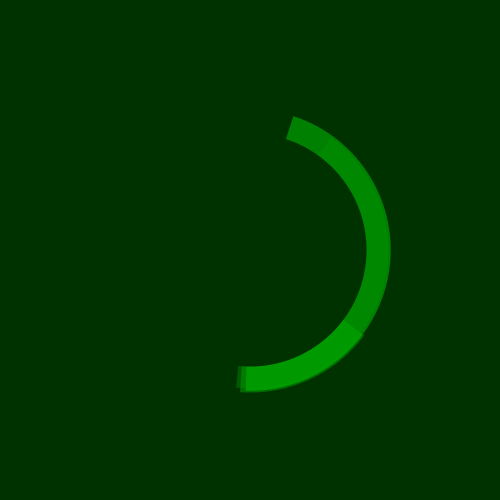
Frame 1 (no input)
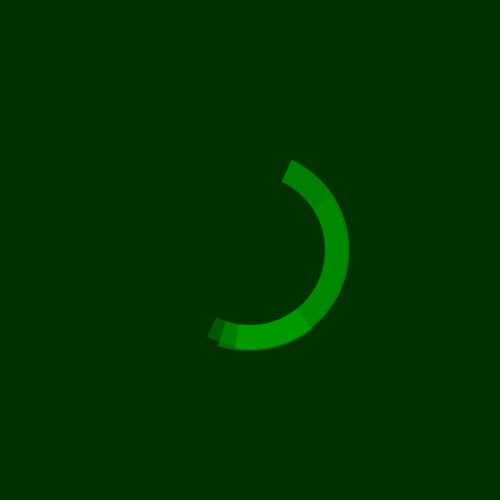
Frame 60 (the mouse pressed at the canvas centre just before this capture)
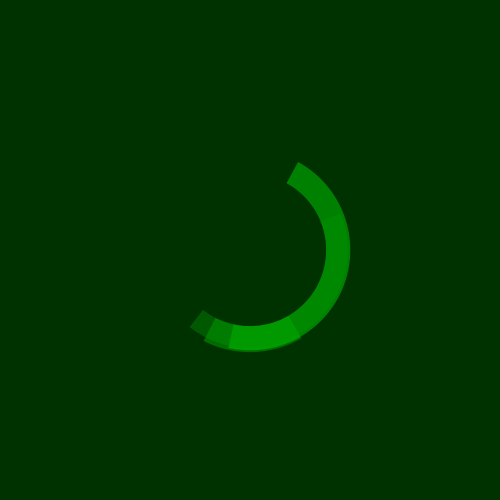
Frame 120 (the mouse held since frame 60 and released just before this capture)

The Processing sketch that drew these frames (run headless with seeded random() and noise(); from frame 60 on, the mouse is pressed at the canvas centre):

// Processing sketch: processing_159003
// ── processing_159003.pde

void setup() {
  background(0);
  size(500, 500);
  frameRate(10000);
}
float a = random(4000.0, 6000.0);
float b = random(4000.0, 6000.0);
float c = random(4000.0, 6000.0);
float a1 = random(-2, 1);
float b1 = random(-2, 1);
float c1 = random(-2, 1);
float a2 = random(30, 70);
float b2 = random(30, 70);
float c2 = random(30, 70);
float xoff = 0.0;

void draw() {
  noStroke();
   xoff = xoff + .01;
  float n = noise(xoff) * 385;
  background(0, 50, 0);
  translate(250, 250);
  rotate(millis()/a);
  fill(0, 250, 0, 100);
  arc(0, 0, n+a2, n+a2, a1, HALF_PI);
  rotate(millis()/b);
  fill(0, 200, 0, 100);
  arc(0, 0, n+b2, n+b2, b1, HALF_PI);
  rotate(millis()/c);
  fill(0, 150, 0, 100);
  arc(0, 0, n+c2, n+c2, c1, HALF_PI);
  fill(0, 50, 0);
  ellipse(0, 0, n, n);
}
